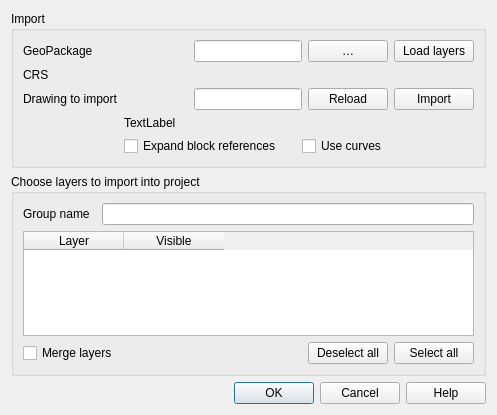
<?xml version="1.0" encoding="UTF-8"?>
<ui version="4.0">
 <class>QgsDwgImportBase</class>
 <widget class="QDialog" name="QgsDwgImportBase">
  <property name="geometry">
   <rect>
    <x>0</x>
    <y>0</y>
    <width>497</width>
    <height>415</height>
   </rect>
  </property>
  <property name="windowTitle">
   <string>DWG/DXF Import</string>
  </property>
  <layout class="QGridLayout" name="gridLayout">
   <item row="7" column="0" colspan="2">
    <widget class="QDialogButtonBox" name="buttonBox">
     <property name="orientation">
      <enum>Qt::Horizontal</enum>
     </property>
     <property name="standardButtons">
      <set>QDialogButtonBox::Cancel|QDialogButtonBox::Help|QDialogButtonBox::Ok</set>
     </property>
    </widget>
   </item>
   <item row="2" column="0" colspan="2">
    <widget class="QGroupBox" name="mGroupBox">
     <property name="title">
      <string>Choose layers to import into project</string>
     </property>
     <property name="checkable">
      <bool>false</bool>
     </property>
     <layout class="QGridLayout" name="gridLayout_2">
      <item row="1" column="0" colspan="3">
       <widget class="QTableWidget" name="mLayers">
        <property name="alternatingRowColors">
         <bool>true</bool>
        </property>
        <property name="sortingEnabled">
         <bool>true</bool>
        </property>
        <column>
         <property name="text">
          <string>Layer</string>
         </property>
        </column>
        <column>
         <property name="text">
          <string>Visible</string>
         </property>
        </column>
       </widget>
      </item>
      <item row="0" column="2">
       <widget class="QLineEdit" name="leLayerGroup"/>
      </item>
      <item row="0" column="0">
       <widget class="QLabel" name="label_3">
        <property name="text">
         <string>Group name</string>
        </property>
        <property name="buddy">
         <cstring>leLayerGroup</cstring>
        </property>
       </widget>
      </item>
      <item row="2" column="0" colspan="3">
       <layout class="QHBoxLayout" name="horizontalLayout_3">
        <item>
         <widget class="QCheckBox" name="cbMergeLayers">
          <property name="text">
           <string>Merge layers</string>
          </property>
         </widget>
        </item>
        <item>
         <spacer name="horizontalSpacer">
          <property name="orientation">
           <enum>Qt::Horizontal</enum>
          </property>
          <property name="sizeHint" stdset="0">
           <size>
            <width>40</width>
            <height>20</height>
           </size>
          </property>
         </spacer>
        </item>
        <item>
         <widget class="QPushButton" name="pbDeselectAll">
          <property name="text">
           <string>Deselect all</string>
          </property>
         </widget>
        </item>
        <item>
         <widget class="QPushButton" name="pbSelectAll">
          <property name="text">
           <string>Select all</string>
          </property>
         </widget>
        </item>
       </layout>
      </item>
     </layout>
    </widget>
   </item>
   <item row="0" column="0" colspan="2">
    <widget class="QGroupBox" name="groupBox">
     <property name="title">
      <string>Import</string>
     </property>
     <layout class="QGridLayout" name="gridLayout_4">
      <item row="1" column="1">
       <widget class="QgsProjectionSelectionWidget" name="mCrsSelector" native="true">
        <property name="focusPolicy">
         <enum>Qt::StrongFocus</enum>
        </property>
       </widget>
      </item>
      <item row="3" column="1">
       <layout class="QHBoxLayout" name="horizontalLayout_2">
        <item>
         <widget class="QgsFileWidget" name="mDrawing" native="true">
          <property name="sizePolicy">
           <sizepolicy hsizetype="Expanding" vsizetype="Fixed">
            <horstretch>0</horstretch>
            <verstretch>0</verstretch>
           </sizepolicy>
          </property>
          <property name="toolTip">
           <string>&lt;html&gt;&lt;head/&gt;&lt;body&gt;&lt;p&gt;Existing DWG/DXF file name&lt;/p&gt;&lt;/body&gt;&lt;/html&gt;</string>
          </property>
         </widget>
        </item>
        <item>
         <widget class="QLineEdit" name="leDrawing">
          <property name="readOnly">
           <bool>true</bool>
          </property>
         </widget>
        </item>
        <item>
         <widget class="QPushButton" name="pbImportDrawing">
          <property name="text">
           <string>Reload</string>
          </property>
         </widget>
        </item>
        <item>
         <widget class="QPushButton" name="pbBrowseDrawing">
          <property name="text">
           <string>Import</string>
          </property>
         </widget>
        </item>
       </layout>
      </item>
      <item row="3" column="0">
       <widget class="QLabel" name="label_2">
        <property name="text">
         <string>Drawing to import</string>
        </property>
        <property name="buddy">
         <cstring>leDrawing</cstring>
        </property>
       </widget>
      </item>
      <item row="0" column="0">
       <widget class="QLabel" name="label">
        <property name="text">
         <string>GeoPackage</string>
        </property>
        <property name="buddy">
         <cstring>leDatabase</cstring>
        </property>
       </widget>
      </item>
      <item row="1" column="0">
       <widget class="QLabel" name="label_4">
        <property name="text">
         <string>CRS</string>
        </property>
        <property name="buddy">
         <cstring>mCrsSelector</cstring>
        </property>
       </widget>
      </item>
      <item row="0" column="1">
       <layout class="QHBoxLayout" name="horizontalLayout">
        <item>
         <widget class="QgsFileWidget" name="mDatabase" native="true">
          <property name="sizePolicy">
           <sizepolicy hsizetype="Expanding" vsizetype="Fixed">
            <horstretch>0</horstretch>
            <verstretch>0</verstretch>
           </sizepolicy>
          </property>
          <property name="toolTip">
           <string>&lt;html&gt;&lt;head/&gt;&lt;body&gt;&lt;p&gt;New GeoPackage database file name&lt;/p&gt;&lt;/body&gt;&lt;/html&gt;</string>
          </property>
         </widget>
        </item>
        <item>
         <widget class="QLineEdit" name="leDatabase">
          <property name="readOnly">
           <bool>true</bool>
          </property>
         </widget>
        </item>
        <item>
         <widget class="QPushButton" name="pbBrowseDatabase">
          <property name="text">
           <string>…</string>
          </property>
         </widget>
        </item>
        <item>
         <widget class="QPushButton" name="pbLoadDatabase">
          <property name="text">
           <string>Load layers</string>
          </property>
         </widget>
        </item>
       </layout>
      </item>
      <item row="5" column="1">
       <widget class="QLabel" name="lblMessage">
        <property name="text">
         <string notr="true">TextLabel</string>
        </property>
       </widget>
      </item>
      <item row="7" column="1">
       <layout class="QHBoxLayout" name="horizontalLayout_4">
        <item>
         <widget class="QCheckBox" name="cbExpandInserts">
          <property name="text">
           <string>Expand block references</string>
          </property>
         </widget>
        </item>
        <item>
         <widget class="QCheckBox" name="cbUseCurves">
          <property name="text">
           <string>Use curves</string>
          </property>
         </widget>
        </item>
       </layout>
      </item>
     </layout>
    </widget>
   </item>
  </layout>
 </widget>
 <customwidgets>
  <customwidget>
   <class>QgsProjectionSelectionWidget</class>
   <extends>QWidget</extends>
   <header>qgsprojectionselectionwidget.h</header>
   <container>1</container>
  </customwidget>
  <customwidget>
   <class>QgsFileWidget</class>
   <extends>QWidget</extends>
   <header>qgsfilewidget.h</header>
  </customwidget>
 </customwidgets>
 <tabstops>
  <tabstop>leDatabase</tabstop>
  <tabstop>pbBrowseDatabase</tabstop>
  <tabstop>pbLoadDatabase</tabstop>
  <tabstop>mCrsSelector</tabstop>
  <tabstop>leDrawing</tabstop>
  <tabstop>pbImportDrawing</tabstop>
  <tabstop>pbBrowseDrawing</tabstop>
  <tabstop>cbExpandInserts</tabstop>
  <tabstop>cbUseCurves</tabstop>
  <tabstop>leLayerGroup</tabstop>
  <tabstop>mLayers</tabstop>
  <tabstop>cbMergeLayers</tabstop>
  <tabstop>pbDeselectAll</tabstop>
  <tabstop>pbSelectAll</tabstop>
 </tabstops>
 <resources/>
 <connections>
  <connection>
   <sender>buttonBox</sender>
   <signal>accepted()</signal>
   <receiver>QgsDwgImportBase</receiver>
   <slot>accept()</slot>
   <hints>
    <hint type="sourcelabel">
     <x>248</x>
     <y>254</y>
    </hint>
    <hint type="destinationlabel">
     <x>157</x>
     <y>274</y>
    </hint>
   </hints>
  </connection>
  <connection>
   <sender>buttonBox</sender>
   <signal>rejected()</signal>
   <receiver>QgsDwgImportBase</receiver>
   <slot>reject()</slot>
   <hints>
    <hint type="sourcelabel">
     <x>316</x>
     <y>260</y>
    </hint>
    <hint type="destinationlabel">
     <x>286</x>
     <y>274</y>
    </hint>
   </hints>
  </connection>
 </connections>
</ui>
